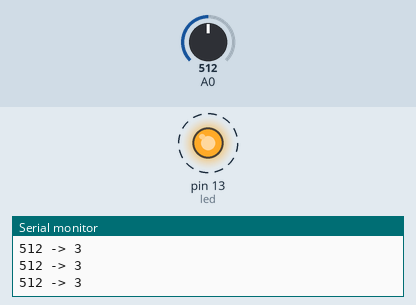
Simulated run of this sketch. Board: Arduino Uno, built with avr-gcc and run on an emulated ATmega328P. Shown: output pins drawn as LEDs (lit = HIGH), the last lines printed to the serial monitor. Dashed ring = blinking. Inputs (shaded band) come from the test bench; at power-on: A0 = 512.

Above: at 1.4 s.
1.5 s: A0 set to 122
At 1.65 s:
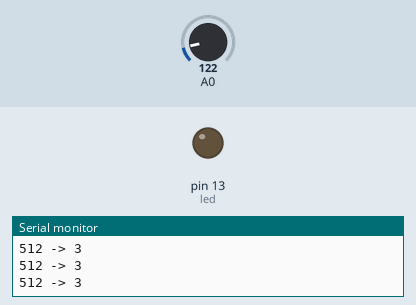
4.7 s: A0 set to 306
At 4.9 s:
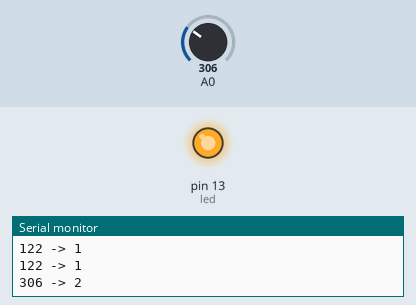
Timing chart, 0 to 13.9 s (numbered marks = the images above; inputs shaded):
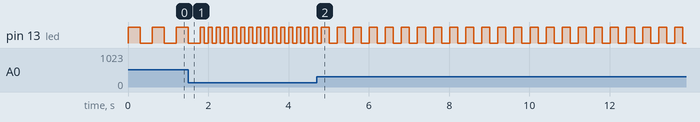

Measured:
- by itself, pin 13 (led): repeats every 0.40 s: HIGH 0.20 s, LOW 0.20 s

The sketch:

pot.ino
```cpp
const int led = 13;
int       a0_val = 0, bSpeed = 0, test = 0;

void setup(void)
{
  Serial.begin(9600);
  pinMode(13, OUTPUT);
}

void loop(void)
{
  a0_val = analogRead(A0);
  // blinky_13(a0_val); // first led blinking test
  test = map(a0_val, 0, 1023, 1, 5);
  Serial.print(a0_val);
  Serial.print(" -> ");
  Serial.println(test);
  blinky2_13(test);
}

void blinky_13(int aValue)
{
    if (aValue > 400)
      bSpeed = 400;
    else
      bSpeed = (aValue < 100) ? 100 : aValue;

    do_blink(bSpeed);
}

void blinky2_13(int mapped_val)
{
  if (mapped_val == 1)
    bSpeed = 100;
  else if (mapped_val == 2)
    bSpeed = 200;
  else if (mapped_val == 3)
    bSpeed = 300;
  else if (mapped_val == 4)
    bSpeed = 400;
  else if (mapped_val == 5)
    bSpeed = 500;

  do_blink(bSpeed);
}

void  do_blink(int l13Speed)
{
  digitalWrite(led, HIGH);
  delay(l13Speed);
  digitalWrite(led, LOW);
  delay(l13Speed);
}
```
